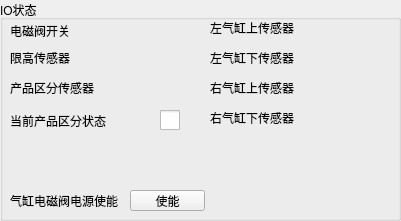
  <widget class="QGroupBox" name="groupBox_5">
   <property name="geometry">
    <rect>
     <x>10</x>
     <y>80</y>
     <width>401</width>
     <height>221</height>
    </rect>
   </property>
   <property name="title">
    <string>IO状态</string>
   </property>
   <widget class="QLabel" name="label_5">
    <property name="geometry">
     <rect>
      <x>210</x>
      <y>20</y>
      <width>91</width>
      <height>16</height>
     </rect>
    </property>
    <property name="text">
     <string>左气缸上传感器</string>
    </property>
   </widget>
   <widget class="QLabel" name="label_6">
    <property name="geometry">
     <rect>
      <x>210</x>
      <y>50</y>
      <width>91</width>
      <height>16</height>
     </rect>
    </property>
    <property name="text">
     <string>左气缸下传感器</string>
    </property>
   </widget>
   <widget class="QLabel" name="label_23">
    <property name="geometry">
     <rect>
      <x>210</x>
      <y>80</y>
      <width>91</width>
      <height>16</height>
     </rect>
    </property>
    <property name="text">
     <string>右气缸上传感器</string>
    </property>
   </widget>
   <widget class="QLabel" name="label_24">
    <property name="geometry">
     <rect>
      <x>210</x>
      <y>110</y>
      <width>91</width>
      <height>16</height>
     </rect>
    </property>
    <property name="text">
     <string>右气缸下传感器</string>
    </property>
   </widget>
   <widget class="QLabel" name="cylinder_lamp_L_up">
    <property name="geometry">
     <rect>
      <x>360</x>
      <y>20</y>
      <width>21</width>
      <height>21</height>
     </rect>
    </property>
    <property name="styleSheet">
     <string notr="true">border-image: url(:/icon/res/lamp_signal_off.png);</string>
    </property>
    <property name="text">
     <string/>
    </property>
   </widget>
   <widget class="QLabel" name="cylinder_lamp_L_down">
    <property name="geometry">
     <rect>
      <x>360</x>
      <y>50</y>
      <width>21</width>
      <height>21</height>
     </rect>
    </property>
    <property name="styleSheet">
     <string notr="true">border-image: url(:/icon/res/lamp_signal_off.png);</string>
    </property>
    <property name="text">
     <string/>
    </property>
   </widget>
   <widget class="QLabel" name="cylinder_lamp_R_up">
    <property name="geometry">
     <rect>
      <x>360</x>
      <y>80</y>
      <width>21</width>
      <height>21</height>
     </rect>
    </property>
    <property name="styleSheet">
     <string notr="true">border-image: url(:/icon/res/lamp_signal_off.png);</string>
    </property>
    <property name="text">
     <string/>
    </property>
   </widget>
   <widget class="QLabel" name="cylinder_lamp_R_down">
    <property name="geometry">
     <rect>
      <x>360</x>
      <y>110</y>
      <width>21</width>
      <height>21</height>
     </rect>
    </property>
    <property name="styleSheet">
     <string notr="true">border-image: url(:/icon/res/lamp_signal_off.png);</string>
    </property>
    <property name="text">
     <string/>
    </property>
   </widget>
   <widget class="QLabel" name="label_35">
    <property name="geometry">
     <rect>
      <x>10</x>
      <y>20</y>
      <width>91</width>
      <height>21</height>
     </rect>
    </property>
    <property name="text">
     <string>电磁阀开关</string>
    </property>
   </widget>
   <widget class="QLabel" name="electromagnetic_lamp">
    <property name="geometry">
     <rect>
      <x>160</x>
      <y>20</y>
      <width>21</width>
      <height>21</height>
     </rect>
    </property>
    <property name="styleSheet">
     <string notr="true">border-image: url(:/icon/res/lamp_signal_off.png);</string>
    </property>
    <property name="text">
     <string/>
    </property>
   </widget>
   <widget class="QLabel" name="label_46">
    <property name="geometry">
     <rect>
      <x>10</x>
      <y>50</y>
      <width>111</width>
      <height>16</height>
     </rect>
    </property>
    <property name="text">
     <string>限高传感器</string>
    </property>
   </widget>
   <widget class="QLabel" name="limit_height_lamp">
    <property name="geometry">
     <rect>
      <x>160</x>
      <y>50</y>
      <width>21</width>
      <height>21</height>
     </rect>
    </property>
    <property name="styleSheet">
     <string notr="true">border-image: url(:/icon/res/lamp_signal_off.png);</string>
    </property>
    <property name="text">
     <string/>
    </property>
   </widget>
   <widget class="QLabel" name="differ_lamp">
    <property name="geometry">
     <rect>
      <x>160</x>
      <y>80</y>
      <width>21</width>
      <height>21</height>
     </rect>
    </property>
    <property name="styleSheet">
     <string notr="true">border-image: url(:/icon/res/lamp_signal_off.png);</string>
    </property>
    <property name="text">
     <string/>
    </property>
   </widget>
   <widget class="QLabel" name="label_61">
    <property name="geometry">
     <rect>
      <x>10</x>
      <y>80</y>
      <width>91</width>
      <height>16</height>
     </rect>
    </property>
    <property name="text">
     <string>产品区分传感器</string>
    </property>
   </widget>
   <widget class="QLabel" name="label_62">
    <property name="geometry">
     <rect>
      <x>10</x>
      <y>190</y>
      <width>111</width>
      <height>21</height>
     </rect>
    </property>
    <property name="text">
     <string>气缸电磁阀电源使能</string>
    </property>
   </widget>
   <widget class="QPushButton" name="ELECTRIC_VALVE_en">
    <property name="geometry">
     <rect>
      <x>130</x>
      <y>190</y>
      <width>75</width>
      <height>21</height>
     </rect>
    </property>
    <property name="styleSheet">
     <string notr="true">QPushButton {    
    border-radius: 7.5px;
    background-color: #00bcd4;
	font: 75 10pt &quot;黑体&quot;;
	color: white;
}

QPushButton:hover{
	background-color: #03a9f4;
	color: white;
}

QPushButton:pressed{
	background-color: #2196f3;
    border-style: inset;
}2196f3</string>
    </property>
    <property name="text">
     <string>使能</string>
    </property>
   </widget>
   <widget class="QCheckBox" name="type_en">
    <property name="geometry">
     <rect>
      <x>160</x>
      <y>110</y>
      <width>21</width>
      <height>21</height>
     </rect>
    </property>
    <property name="styleSheet">
     <string notr="true">QCheckBox {
    spacing: 5px;
}

QCheckBox::indicator {
    width: 20px;
    height: 20px;
}

QCheckBox::indicator:unchecked {
    image: url(:/icon/res/check_unchecked.png);
}

QCheckBox::indicator:checked {
    image: url(:/icon/res/check_checked.png);
}</string>
    </property>
    <property name="text">
     <string/>
    </property>
   </widget>
   <widget class="QLabel" name="label_45">
    <property name="geometry">
     <rect>
      <x>10</x>
      <y>110</y>
      <width>131</width>
      <height>21</height>
     </rect>
    </property>
    <property name="text">
     <string>当前产品区分状态</string>
    </property>
   </widget>
  </widget>
